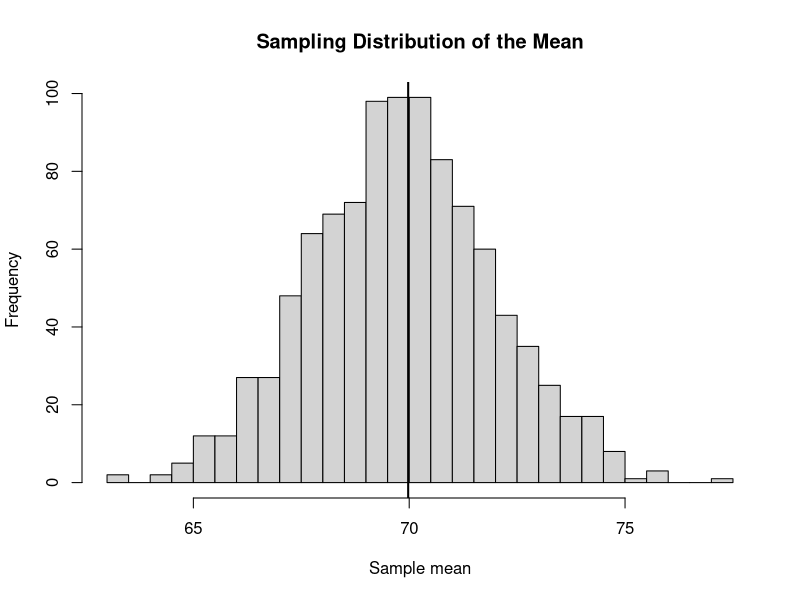
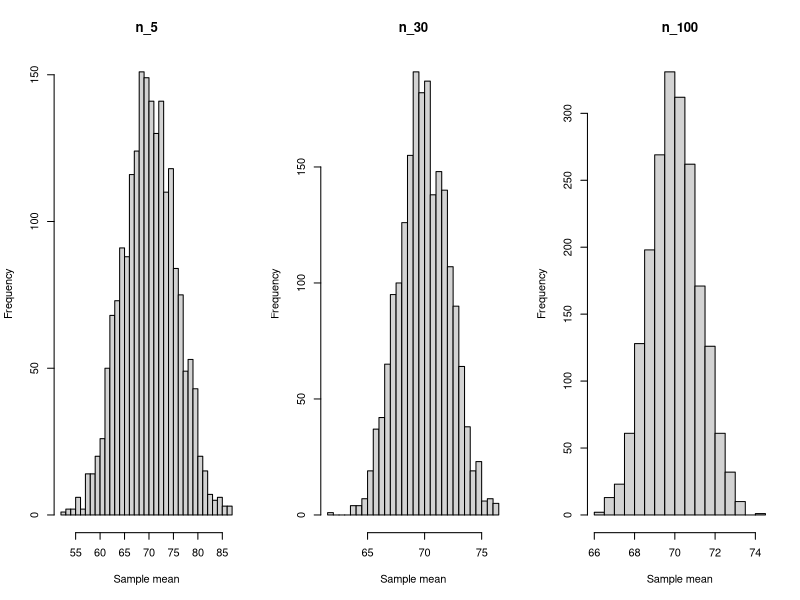
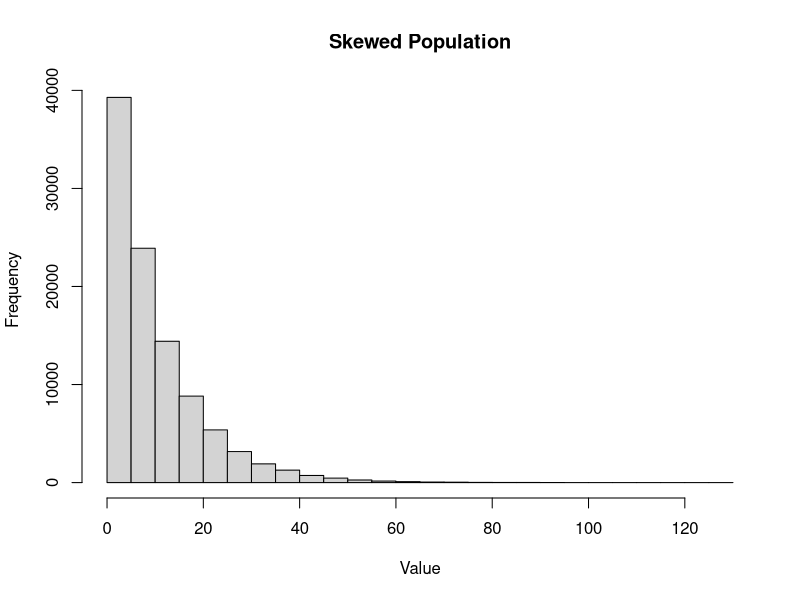
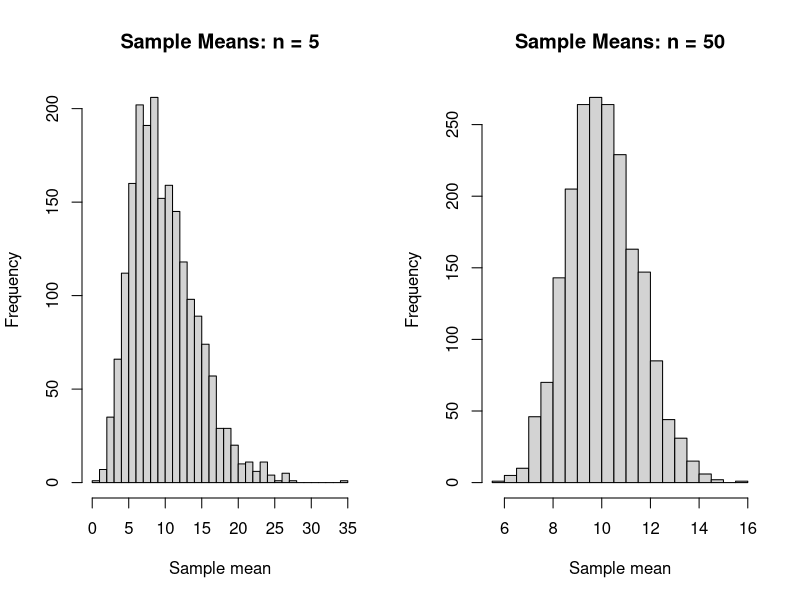

Write the R code that produced these figures, in order.
## ---- chunk 1
options(
  digits = 4,
  scipen = 999,
  width = 90
)

set.seed(20260714)

knitr::opts_chunk$set(
  echo = TRUE,
  message = FALSE,
  warning = TRUE,
  error = FALSE,
  comment = "#>",
  collapse = TRUE,
  fig.align = "centre",
  fig.width = 7,
  fig.height = 5
)
## ---- chunk 2
population <- rnorm(
  n = 100000,
  mean = 70,
  sd = 12
)

mean(population)
sd(population)
## ---- chunk 3
one_sample <- sample(
  population,
  size = 30,
  replace = FALSE
)

mean(one_sample)
sd(one_sample)
## ---- chunk 4
number_of_samples <- 1000
sample_size <- 30

sample_means <- replicate(
  number_of_samples,
  mean(
    sample(
      population,
      size = sample_size,
      replace = TRUE
    )
  )
)

head(sample_means)
## ---- chunk 5
mean(sample_means)
sd(sample_means)
summary(sample_means)
## ---- chunk 6
population_sd <- sd(population)

theoretical_standard_error <-
  population_sd /
  sqrt(sample_size)

simulated_standard_error <-
  sd(sample_means)

theoretical_standard_error
simulated_standard_error
## ---- chunk 7
hist(
  sample_means,
  breaks = 30,
  main = "Sampling Distribution of the Mean",
  xlab = "Sample mean",
  ylab = "Frequency"
)

abline(
  v = mean(population),
  lwd = 2
)
## ---- chunk 8
sample_sizes <- c(
  5,
  30,
  100
)

sampling_results <- lapply(
  sample_sizes,
  function(current_size) {
    replicate(
      2000,
      mean(
        sample(
          population,
          size = current_size,
          replace = TRUE
        )
      )
    )
  }
)

names(sampling_results) <- paste0(
  "n_",
  sample_sizes
)

vapply(
  sampling_results,
  sd,
  FUN.VALUE = numeric(1)
)
## ---- chunk 9
old_parameters <- par(
  mfrow = c(
    1,
    3
  )
)

for (i in seq_along(
  sampling_results
)) {
  hist(
    sampling_results[[i]],
    breaks = 25,
    main = names(
      sampling_results
    )[i],
    xlab = "Sample mean"
  )
}

par(
  old_parameters
)
## ---- chunk 10
skewed_population <- rexp(
  n = 100000,
  rate = 0.10
)

hist(
  skewed_population,
  breaks = 40,
  main = "Skewed Population",
  xlab = "Value"
)
## ---- chunk 11
skewed_means_small <- replicate(
  2000,
  mean(
    sample(
      skewed_population,
      size = 5,
      replace = TRUE
    )
  )
)

skewed_means_large <- replicate(
  2000,
  mean(
    sample(
      skewed_population,
      size = 50,
      replace = TRUE
    )
  )
)
## ---- chunk 12
old_parameters <- par(
  mfrow = c(
    1,
    2
  )
)

hist(
  skewed_means_small,
  breaks = 30,
  main = "Sample Means: n = 5",
  xlab = "Sample mean"
)

hist(
  skewed_means_large,
  breaks = 30,
  main = "Sample Means: n = 50",
  xlab = "Sample mean"
)

par(
  old_parameters
)
## ---- chunk 13
sample_standard_deviation <- sd(
  one_sample
)

estimated_standard_error <-
  sample_standard_deviation /
  sqrt(
    length(one_sample)
  )

sample_standard_deviation
estimated_standard_error
## ---- chunk 14
binary_population <- rbinom(
  n = 100000,
  size = 1,
  prob = 0.60
)

mean(binary_population)
## ---- chunk 15
sample_proportions <- replicate(
  2000,
  mean(
    sample(
      binary_population,
      size = 100,
      replace = TRUE
    )
  )
)

mean(sample_proportions)
sd(sample_proportions)
## ---- chunk 16
population_proportion <- mean(
  binary_population
)

theoretical_proportion_se <- sqrt(
  population_proportion *
    (
      1 -
      population_proportion
    ) /
    100
)

simulated_proportion_se <- sd(
  sample_proportions
)

theoretical_proportion_se
simulated_proportion_se
## ---- chunk 17
estimated_bias <- mean(
  sample_means
) - mean(
  population
)

estimated_bias
## ---- chunk 18
replication_counts <- c(
  100,
  1000,
  10000
)

monte_carlo_means <- vapply(
  replication_counts,
  function(repetitions) {
    simulated_means <- replicate(
      repetitions,
      mean(
        sample(
          population,
          size = 30,
          replace = TRUE
        )
      )
    )

    mean(simulated_means)
  },
  FUN.VALUE = numeric(1)
)

data.frame(
  replications =
    replication_counts,
  estimated_sampling_mean =
    monte_carlo_means
)
## ---- chunk 19
observed_sample <- sample(
  population,
  size = 40,
  replace = FALSE
)

bootstrap_means <- replicate(
  2000,
  mean(
    sample(
      observed_sample,
      size = length(
        observed_sample
      ),
      replace = TRUE
    )
  )
)

sd(
  bootstrap_means
)
## ---- chunk 20
simulate_sample_means <- function(
  population,
  sample_size,
  replications = 1000
) {
  if (!is.numeric(population)) {
    stop(
      "`population` must be numeric.",
      call. = FALSE
    )
  }

  if (sample_size < 1 ||
      sample_size !=
      as.integer(sample_size)) {
    stop(
      "`sample_size` must be a positive whole number.",
      call. = FALSE
    )
  }

  if (replications < 1 ||
      replications !=
      as.integer(replications)) {
    stop(
      "`replications` must be a positive whole number.",
      call. = FALSE
    )
  }

  replicate(
    replications,
    mean(
      sample(
        population,
        size = sample_size,
        replace = TRUE
      )
    )
  )
}

simulated_means <- simulate_sample_means(
  population,
  sample_size = 50,
  replications = 2000
)

summary(simulated_means)
## ---- chunk 21
create_sampling_report <- function(
  population,
  sample_size,
  replications = 2000
) {
  simulated_statistics <- simulate_sample_means(
    population,
    sample_size,
    replications
  )

  data.frame(
    population_mean =
      mean(population),
    population_sd =
      sd(population),
    sample_size =
      sample_size,
    replications =
      replications,
    simulated_mean =
      mean(
        simulated_statistics
      ),
    simulated_standard_error =
      sd(
        simulated_statistics
      ),
    theoretical_standard_error =
      sd(population) /
      sqrt(sample_size),
    estimated_bias =
      mean(
        simulated_statistics
      ) -
      mean(population)
  )
}

create_sampling_report(
  population,
  sample_size = 30
)
